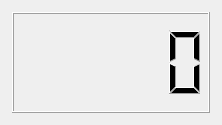
<?xml version="1.0" encoding="UTF-8"?>
<ui version="4.0">
 <class>DigitalClock</class>
 <widget class="QDialog" name="DigitalClock">
  <property name="geometry">
   <rect>
    <x>0</x>
    <y>0</y>
    <width>222</width>
    <height>125</height>
   </rect>
  </property>
  <property name="windowTitle">
   <string>Dialog</string>
  </property>
  <layout class="QHBoxLayout" name="horizontalLayout">
   <property name="leftMargin">
    <number>6</number>
   </property>
   <property name="topMargin">
    <number>6</number>
   </property>
   <property name="rightMargin">
    <number>6</number>
   </property>
   <property name="bottomMargin">
    <number>6</number>
   </property>
   <item>
    <widget class="QWidget" name="widget" native="true">
     <layout class="QHBoxLayout" name="horizontalLayout_2">
      <property name="leftMargin">
       <number>6</number>
      </property>
      <property name="topMargin">
       <number>6</number>
      </property>
      <property name="rightMargin">
       <number>6</number>
      </property>
      <property name="bottomMargin">
       <number>6</number>
      </property>
      <item>
       <widget class="QLCDNumber" name="lcdNumber"/>
      </item>
     </layout>
    </widget>
   </item>
  </layout>
 </widget>
 <resources/>
 <connections/>
</ui>
